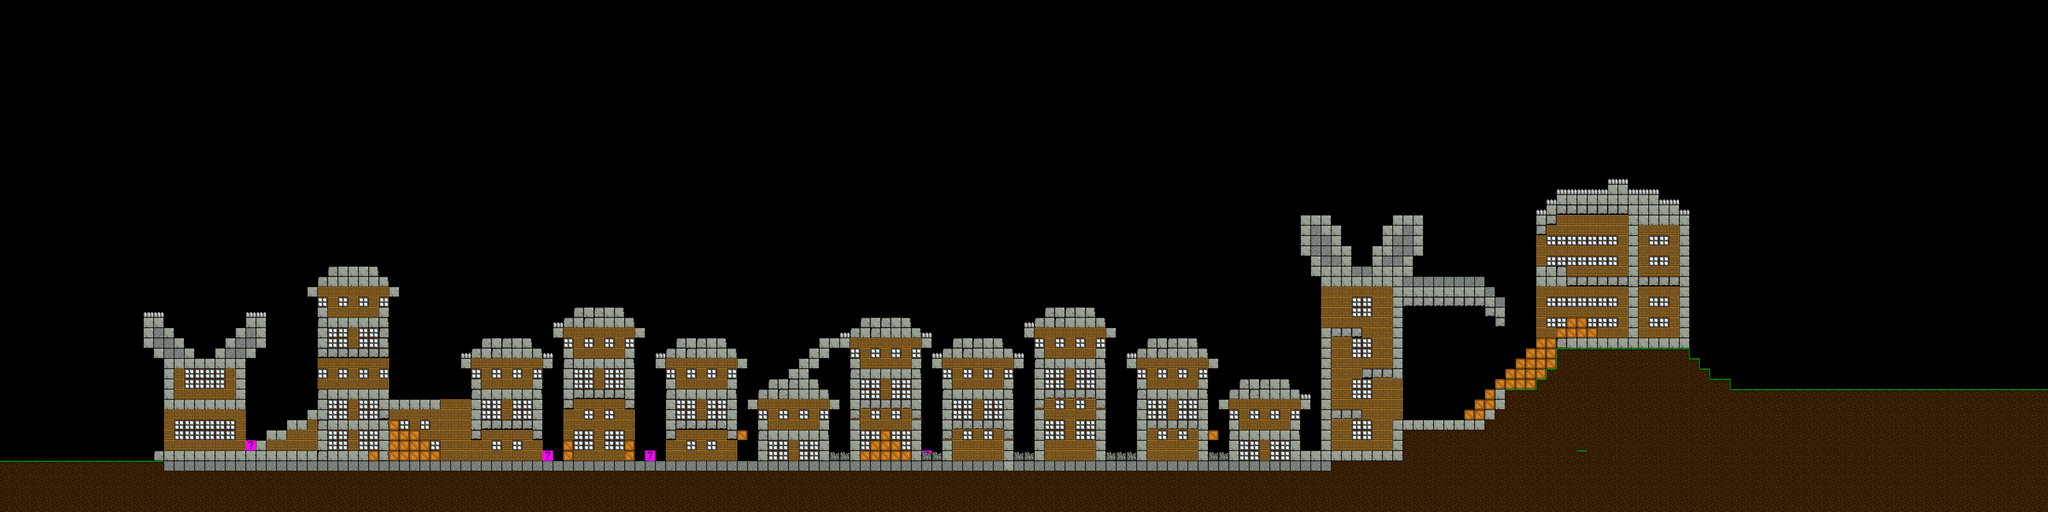

A level layout from a 2D game, rendered from its tile map. Below: a short description, then the map file with tile-grid data replaced by summaries:
An orthogonal 200x50 tile map with 32x32 px tiles, 2 tile layers (Background, Platforms), 2 tilesets and 20 objects.

<map version="1.2" tiledversion="1.3.0" orientation="orthogonal" renderorder="right-down" compressionlevel="0" width="200" height="50" tilewidth="32" tileheight="32" infinite="0" nextlayerid="10" nextobjectid="33">
 <editorsettings>
  <export target="level3.json" format="json" />
 </editorsettings>
 <tileset firstgid="1" source="../tilesets/default.tsx" />
 <tileset firstgid="33" source="../tilesets/mobs.tsx" />
 <layer id="9" name="Background" width="200" height="50">
  <data>[10000 cells, 587 non-empty, 7 distinct tile ids]</data>
 </layer>
 <layer id="5" name="Platforms" width="200" height="50">
  <data>[10000 cells, 2610 non-empty, 15 distinct tile ids]</data>
 </layer>
 <objectgroup id="4" name="Messages" />
 <objectgroup id="7" name="Mobs">
  <object id="10" template="../../tiled/templates/Mobs/Player.tx" x="64" y="1440" />
  <object id="11" template="../../tiled/templates/Mobs/DinoDog.tx" x="768" y="1280">
   <properties>
    <property name="range" type="int" value="35" />
   </properties>
  </object>
  <object id="12" template="../../tiled/templates/Mobs/DinoDog.tx" x="1088" y="1216">
   <properties>
    <property name="range" type="int" value="90" />
   </properties>
  </object>
  <object id="13" template="../../tiled/templates/Mobs/DinoDog.tx" x="1440" y="1376" />
  <object id="14" template="../../tiled/templates/Mobs/DinoDog.tx" x="1728" y="1376" />
  <object id="15" template="../../tiled/templates/Mobs/DinoDog.tx" gid="34" x="1856" y="1408" />
  <object id="16" template="../../tiled/templates/Mobs/DinoDog.tx" x="2016" y="1344" />
  <object id="17" template="../../tiled/templates/Mobs/DinoDog.tx" x="2176" y="1376" />
  <object id="18" template="../../tiled/templates/Mobs/DinoDog.tx" x="2752" y="992">
   <properties>
    <property name="range" type="int" value="50" />
   </properties>
  </object>
  <object id="19" template="../../tiled/templates/Mobs/DinoDog.tx" x="3040" y="1056">
   <properties>
    <property name="range" type="int" value="50" />
   </properties>
  </object>
  <object id="20" template="../../tiled/templates/Mobs/DinoDog.tx" x="3328" y="960">
   <properties>
    <property name="range" type="int" value="50" />
   </properties>
  </object>
  <object id="21" template="../../tiled/templates/Mobs/DinoDog.tx" x="3648" y="1056">
   <properties>
    <property name="range" type="int" value="50" />
   </properties>
  </object>
  <object id="23" template="../../tiled/templates/Mobs/DinoDog.tx" x="3712" y="1408" />
  <object id="24" template="../../tiled/templates/Mobs/DinoDog.tx" x="3616" y="1408" />
  <object id="25" template="../../tiled/templates/Mobs/DinoDog.tx" x="3360" y="1408" />
  <object id="26" template="../../tiled/templates/Mobs/DinoDog.tx" x="3072" y="1408" />
  <object id="27" template="../../tiled/templates/Mobs/DinoDog.tx" x="3936" y="1184">
   <properties>
    <property name="range" type="int" value="50" />
   </properties>
  </object>
  <object id="28" template="../../tiled/templates/Mobs/BigButton.tx" x="5024" y="864" />
  <object id="29" template="../../tiled/templates/Mobs/BigButton.tx" x="5024" y="1056" />
  <object id="30" x="3293.17" y="1357.17" width="83" height="19">
   <text wrap="1">Hello World</text>
  </object>
 </objectgroup>
</map>